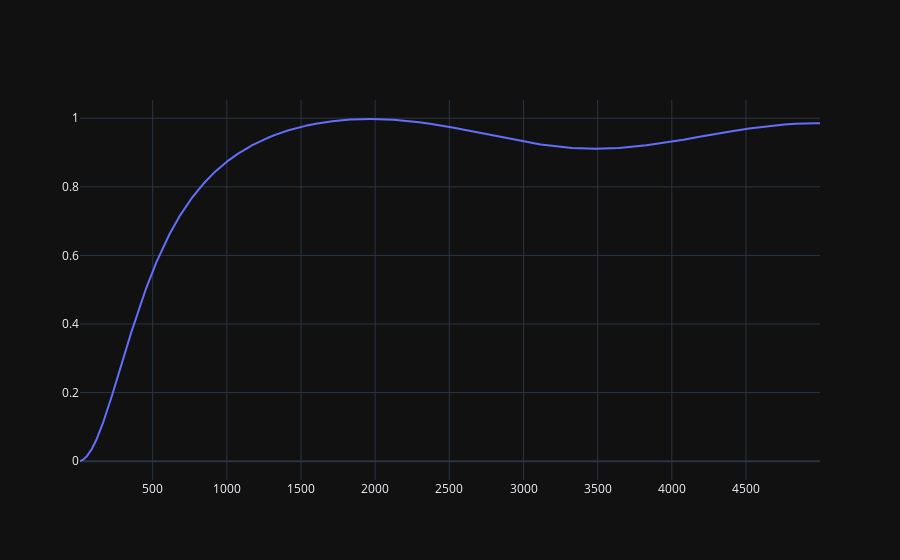

The notebook cell this image was saved under:
### Code cell
## Schräge Inzidenz (Oblique Incidence)
## Paremeter 
air_speed = 344
air_density = 1.213  # dichte von Luft-Schicht
viskosity = 1.839*10**(-5)
P0 = 101325 # Pressure Pa

# Parameters
phi = 0.98
# material variables
# • For fibrous material with thermoplastic bi-component fibers binding or in the
# absence of thermoset resin binding α∞ = 1.
# • For foam material with open membranes (high reticulation) after typical free
# expansion 1.1 < α∞ < 1.4.
# • For foam material with semi-closed membranes (low reticulation) after typical
# injection molding expansion or relatively closed cell free expansion 1.5 < α∞ <
# 2.5.
alpha_infi = 1.4 # here a checkbox for choice
sigmas = [20600, 2600]

# gamma = 1.4
# viskosität_L = 85*10**(-6)
# thermisch_L = viskosität_L*2
# Pr = 0.71
# viskosität = 1.839*10**(-5)

# Frequenz Bereich
L1 = float(input('poroese Schicht Dicke(mm):'))
L1 = L1/1000
L2 = float(input('Luft Schicht Dicke(mm):'))
L2 = L2/1000
angle = float(input('Einfallswinkel(Grad):'))
theta = np.pi*angle/180 # theta nur rad sein können
frequency_min = 10
frequency_max = float(input('max. frequenz:'))
frequency_range = np.arange(frequency_min, frequency_max)


len = int(frequency_max - frequency_min)
alphas = np.zeros((2,len)) # Array speichert Absorptionsgrad
# alphas = np.array([]) # Array speichert Absorptionsgrad

# Impedanz
Z0 = air_speed * air_density
#Z2 = luft_dichte * luft_c  # Luft-Schicht

for i in range(2):
    sigma = sigmas[i]
    j =0
    for f in frequency_range:
        Z1, k1 = JAC(f, phi, sigma, alpha_infi, P0, air_density, viskosity)
        Z2 = air_density * air_speed

        k0 = 2*np.pi*f / (air_speed)
        k2 = k0

        T_total = tmm(theta,k0,k1,L1,Z1,k2,L2,Z2)
        
        # Absorptionsgrad berechnen
        R = (T_total[0, 0]*cos(theta) - Z0*T_total[1, 0]) / (T_total[0, 0]*cos(theta) + Z0*T_total[1, 0]) # Reflexionskoeffizient
        alpha = 1 - (abs(R)**2)
        alphas[i,j] = alpha
        j = j+1
   

# Ersetzen der Werte durch 0
alphas[(alphas < 0.000001) & (alphas > 0)] = 0

# Diagramm, Grad über Frequenz
fig = go.Figure()
fig.add_trace(go.Scatter(x=frequency_range, y=alphas[0,:]))
# fig.update_xaxes(type="log")
fig.show()

### Figure 1 — Plotly figure (JSON) as saved in the notebook; plotly's stock layout.template omitted (floating-point values rounded to 4 significant figures; data arrays with more than 128 entries replaced by an {"elided": "..."} marker saying what was removed)
{"data": [{"x": {"elided": "4990 float values"}, "y": {"elided": "4990 float values"}, "type": "scatter"}], "layout": {}}
